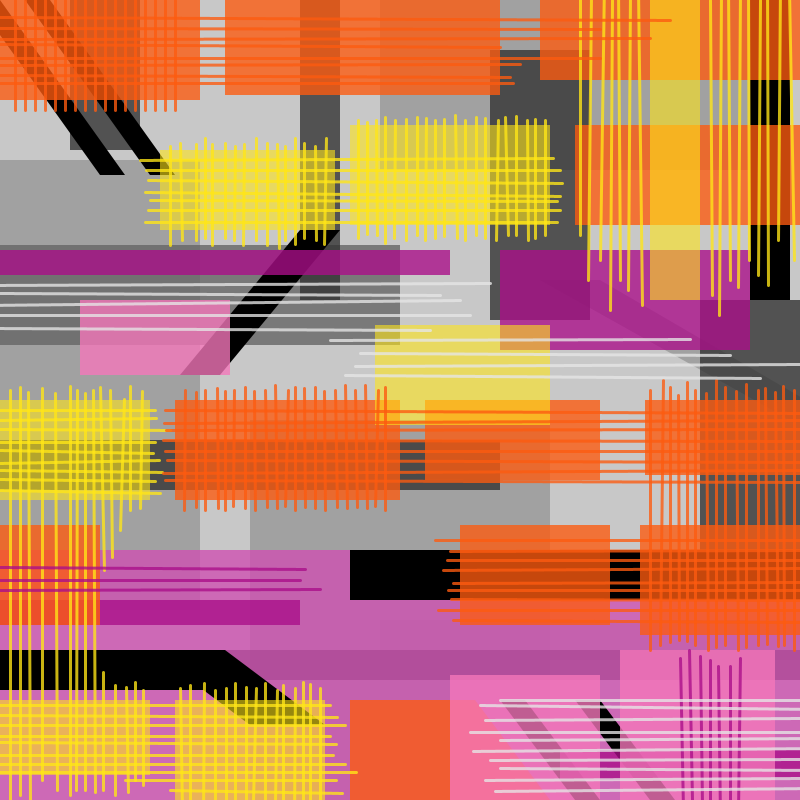
Frame 1 (no input)
Frame 60 (the mouse pressed at the canvas centre just before this capture): identical to frame 1, image omitted
Frame 120 (the mouse held since frame 60 and released just before this capture): identical to frame 1, image omitted

The Processing sketch that drew this single still picture (run headless with seeded random() and noise(); from frame 60 on, the mouse is pressed at the canvas centre):

// Processing sketch: processing_134886
// ── processing_134886.pde

//to control when lines move and stop moving
//starts false= lines are not moving until mouse is in correct area
//top left orange lines horizontal
boolean orangeHorMove=false;
//top left orange lines vertical
boolean orangeMove= false;
//top left yellow lines
boolean yellowTopLeftMove= false;
//top middle yellow lines
boolean yellowTopRightMove=false;
//top right yellow lines
boolean yellowTopVertMove=false;
//top white lines
boolean whiteTopMove=false;
//middle orange lines
boolean orangeMiddleMove=false;
//longer middle orange lines
boolean orangeLongMiddleMove=false;
//bottom right orange lines
boolean orangeBottomMove=false;
//bottom left yellow lines
boolean yellowLeftBottomMove=false;
//bottom right yellow lines
boolean yellowBottomMove= false;
//bottom purple lines
boolean purpleMove=false;
//bottom white lines
boolean whiteBottomMove=false;


//top left orange rect horizontal
int orangeHorX=0;

//top left orange rectangle LOOP
int y= 0;          //horizontal location of each line
int spacing= 10;   //space between lines
int len= 110;      //length of each line 

//top left yellow rectangle
int yellowVert1X= 170;
int yellowVert1Y= 146;
int yellowHor1X= 140;
int yellowHor1Y= 160;

//top right yellow rectangle
int yellowVert2Y=120;

//top right vertical lines
int yellowTopVert=0;

//top white lines
int white1X= 0;

//middle left orange rectangle
int orangeVert1Y= 390;

//middle long orange hor lines
int orange2X=800;

//bottom right orange rect
int orangeVert2Y= 390;

//bottom left yellow lines
int yellowVert4Y=800;

//bottom right yellow rect
int yellowVert3Y= 800;

//purple lines bottom right
int purpleVertY= 800;

//white lines bottom right
int white2X= 500;

void setup () {
size(800, 800);
}

void draw () {
//background goes in draw so lines will appear to move
background(200);

//SHAPES--------------------------------------------------------------------------------
//none of the shapes will have strokes
noStroke();

//dark grey shapes top to bottom
fill(150, 200);
rect(380, 0, 400, 170);
rect(0, 160, 200, 450);
rect(380, 620, 500, 40);
rect(250, 420, 300, 500);
quad(540, 280, 600, 280, 840, 420, 790, 420);

//darker grey shapes top to bottom
fill(100, 200);
rect(0, 245, 400, 100);

//darkest grey shapes top to bottom
fill(50, 200);
rect(70, 0, 70, 150);
rect(300, 0, 40, 300);
rect(490, 50, 100, 270);
rect(0, 440, 500, 50);
rect(700, 300, 100, 300);
rect(0, 650, 800, 30);

//Pink box at bottom
fill(206, 79, 177, 200);
rect(0, 550, 800, 800);

//black shapes
fill(0);
quad(0, 0, 125, 175, 100, 175, 0, 35);
quad(25, 0, 50, 0, 175, 175, 150, 175);
rect(0, 650, 225, 40);
quad(150, 650, 225, 650, 325, 725, 250, 725);
rect(350, 550, 450, 50);
quad(500, 700, 525, 700, 600, 800, 575, 800);
quad(575, 700, 600, 700, 675, 800, 650, 800);
quad(300, 230, 340, 230, 220, 375, 180, 375);
rect(750, 0, 40, 300);

//purple shapes
fill(170, 14, 136, 200);
rect(0, 250, 450, 25);
rect(0, 600, 300, 25);
rect(500, 250, 250, 100);
rect(560, 750, 240, 30);

//orange shapes
fill(252, 91, 15, 200);
rect(0, 0, 200, 100);
rect(225, 0, 275, 95);
rect(540, 0, 750, 80);
rect(575, 125, 225, 100);
rect(175, 400, 225, 100);
rect(425, 400, 175, 80);
rect(645, 400, 155, 75);
rect(0, 525, 100, 100);
rect(460, 525, 150, 100);
rect(640, 525, 160, 110);
quad(350, 700, 475, 700, 550, 800, 350, 800);

//yellow shapes
fill(255, 230, 23, 150);
rect(160, 150, 175, 80);
rect(350, 125, 200, 100);
rect(650, 0, 50, 300);
rect(375, 325, 175, 100);
rect(0, 400, 150, 100);
rect(0, 700, 150, 75);
rect(175, 700, 150, 125);

//light pink shapes
fill(245, 119, 186, 200);
rect(450, 675, 150, 125);
rect(620, 650, 155, 150);
rect(80, 300, 150, 75);

//LINES---------------------------------------------------------------------------------
//set the stroke of all lines
strokeWeight(3);

//FIRST YELLOW RECTANGLE
//verticals
stroke(255, 230, 23, 200);
line(yellowVert1X, yellowVert1Y, yellowVert1X, yellowVert1Y+99);
line(yellowVert1X+10, yellowVert1Y-3, yellowVert1X+12, yellowVert1Y+94);
line(yellowVert1X+26, yellowVert1Y-2, yellowVert1X+26, yellowVert1Y+94);
line(yellowVert1X+35, yellowVert1Y-8, yellowVert1X+35, yellowVert1Y+92);
line(yellowVert1X+42, yellowVert1Y-2, yellowVert1X+42, yellowVert1Y+99);
line(yellowVert1X+55, yellowVert1Y-3, yellowVert1X+55, yellowVert1Y+92);
line(yellowVert1X+65, yellowVert1Y, yellowVert1X+64, yellowVert1Y+94);
line(yellowVert1X+74, yellowVert1Y-2, yellowVert1X+73, yellowVert1Y+99);
line(yellowVert1X+86, yellowVert1Y-8, yellowVert1X+86, yellowVert1Y+94);
line(yellowVert1X+97, yellowVert1Y-3, yellowVert1X+97, yellowVert1Y+99);
line(yellowVert1X+107, yellowVert1Y-2, yellowVert1X+109, yellowVert1Y+102);
line(yellowVert1X+115, yellowVert1Y, yellowVert1X+115, yellowVert1Y+94);
line(yellowVert1X+125, yellowVert1Y-8, yellowVert1X+125, yellowVert1Y+98);
line(yellowVert1X+134, yellowVert1Y-3, yellowVert1X+134, yellowVert1Y+92);
line(yellowVert1X+145, yellowVert1Y, yellowVert1X+146, yellowVert1Y+94);
line(yellowVert1X+156, yellowVert1Y-8, yellowVert1X+154, yellowVert1Y+98);
//hoizontals
line(yellowHor1X, yellowHor1Y, yellowHor1X+413, 158);
line(yellowHor1X+6, yellowHor1Y+10, yellowHor1X+420, yellowHor1Y+10);
line(yellowHor1X+8, yellowHor1Y+20, yellowHor1X+422, yellowHor1Y+23);
line(yellowHor1X+5, yellowHor1Y+32, yellowHor1X+420, yellowHor1Y+36);
line(yellowHor1X+10, yellowHor1Y+40, yellowHor1X+417, yellowHor1Y+41);
line(yellowHor1X+8, yellowHor1Y+50, yellowHor1X+420, yellowHor1Y+50);
line(yellowHor1X+5, yellowHor1Y+62, yellowHor1X+417, yellowHor1Y+62);

//SECOND YELLOW RECTANGLE 
line(358, yellowVert2Y, 358, yellowVert2Y+118);
line(367, yellowVert2Y+2, 367, yellowVert2Y+114);
line(376, yellowVert2Y, 377, yellowVert2Y+115);
line(385, yellowVert2Y-3, 385, yellowVert2Y+123);
line(395, yellowVert2Y, 394, yellowVert2Y+118);
line(406, yellowVert2Y-1, 406, yellowVert2Y+120);
line(417, yellowVert2Y-3, 417, yellowVert2Y+115);
line(426, yellowVert2Y-2, 425, yellowVert2Y+120);
line(435, yellowVert2Y, 435, yellowVert2Y+118);
line(444, yellowVert2Y-1, 444, yellowVert2Y+116);
line(455, yellowVert2Y-5, 457, yellowVert2Y+118);
line(465, yellowVert2Y, 465, yellowVert2Y+120);
line(476, yellowVert2Y-3, 476, yellowVert2Y+115);
line(485, yellowVert2Y-2, 485, yellowVert2Y+118);
line(498, yellowVert2Y, 496, yellowVert2Y+120);
line(505, yellowVert2Y-3, 508, yellowVert2Y+115);
line(516, yellowVert2Y-4, 516, yellowVert2Y+115);
line(527, yellowVert2Y, 528, yellowVert2Y+120);
line(535, yellowVert2Y-1, 535, yellowVert2Y+118);
line(545, yellowVert2Y, 545, yellowVert2Y+115);


//Vertical Yellow Lines Top Right
line(580, yellowTopVert-10, 580, yellowTopVert+235);
line(591, yellowTopVert-5, 588, yellowTopVert+280);
line(604, yellowTopVert-20, 600, yellowTopVert+260);
line(612, yellowTopVert, 610, yellowTopVert+310);
line(618, yellowTopVert-15, 620, yellowTopVert+280);
line(630, yellowTopVert-8, 628, yellowTopVert+290);
line(638, yellowTopVert-12, 642, yellowTopVert+305);

line(710, yellowTopVert, 712, yellowTopVert+295);
line(721, yellowTopVert-10, 719, yellowTopVert+315);
line(728, yellowTopVert-16, 730, yellowTopVert+280);
line(740, yellowTopVert-10, 738, yellowTopVert+287);
line(748, yellowTopVert-18, 749, yellowTopVert+260);
line(760, yellowTopVert, 758, yellowTopVert+275);
line(767, yellowTopVert-20, 768, yellowTopVert+285);
line(780, yellowTopVert-15, 778, yellowTopVert+240);
line(789, yellowTopVert-10, 794, yellowTopVert+260);

//horizontal yellow lines middle
line(0, 410, 155, 410);
line(0, 420, 156, 418);
line(0, 429, 170, 430);
line(0, 442, 155, 442);
line(0, 450, 153, 453);
line(0, 463, 159, 460);
line(0, 470, 162, 472);
line(0, 479, 155, 481);
line(0, 490, 160, 493);

//vertical yellow lines bottom left
stroke(255, 230, 23, 200);
line(10, yellowVert4Y-410, 10, yellowVert4Y);
line(20, yellowVert4Y-413, 20, yellowVert4Y-5);
line(28, yellowVert4Y-408, 30, yellowVert4Y);
line(42, yellowVert4Y-412, 42, yellowVert4Y-20);
line(55, yellowVert4Y-407, 57, yellowVert4Y-10);
line(70, yellowVert4Y-414, 70, yellowVert4Y-5);
line(77, yellowVert4Y-410, 76, yellowVert4Y-10);
line(85, yellowVert4Y-407, 85, yellowVert4Y-10);
line(93, yellowVert4Y-410, 95, yellowVert4Y-8);
line(103, yellowVert4Y-128, 103, yellowVert4Y-10);
line(115, yellowVert4Y-115, 115, yellowVert4Y-5);
line(126, yellowVert4Y-113, 128, yellowVert4Y-8);
line(135, yellowVert4Y-118, 135, yellowVert4Y-20);
line(143, yellowVert4Y-110, 143, yellowVert4Y-15);

line(100, yellowVert4Y-413, 104, yellowVert4Y-230);
line(110, yellowVert4Y-410, 112, yellowVert4Y-243);
line(124, yellowVert4Y-401, 120, yellowVert4Y-270);
line(130, yellowVert4Y-414, 130, yellowVert4Y-290);
line(142, yellowVert4Y-409, 140, yellowVert4Y-292);

//vertical yellow lines second bottom left
line(180, yellowVert3Y-112, 182, yellowVert3Y+10);
line(190, yellowVert3Y-115, 190, yellowVert3Y+20);
line(204, yellowVert3Y-117, 203, yellowVert3Y+15);
line(215, yellowVert3Y-110, 215, yellowVert3Y);
line(226, yellowVert3Y-112, 226, yellowVert3Y+12);
line(235, yellowVert3Y-117, 235, yellowVert3Y+22);
line(246, yellowVert3Y-113, 246, yellowVert3Y+18);
line(256, yellowVert3Y-112, 253, yellowVert3Y);
line(265, yellowVert3Y-117, 265, yellowVert3Y+20);
line(277, yellowVert3Y-110, 275, yellowVert3Y);
line(283, yellowVert3Y-115, 283, yellowVert3Y+15);
line(295, yellowVert3Y-112, 294, yellowVert3Y+19);
line(303, yellowVert3Y-118, 303, yellowVert3Y+21);
line(310, yellowVert3Y-116, 310, yellowVert3Y);
line(320, yellowVert3Y-112, 320, yellowVert3Y+14);

//horizontal yellow lines bottom left
line(0, 705, 330, 705);
line(0, 715, 337, 717);
line(0, 725, 345, 725);
line(0, 736, 330, 736);
line(0, 742, 336, 744);
line(0, 755, 333, 755);
line(0, 764, 345, 764);
line(0, 772, 356, 772);
line(125, 780, 336, 780);
line(170, 790, 342, 793);

//top horizontal orange lines
stroke(252, 91, 15, 200);
line(orangeHorX, 17, orangeHorX+670, 20);
line(orangeHorX, 28, orangeHorX+600, 29);
line(orangeHorX, 39, orangeHorX+650, 38);
line(orangeHorX, 44, orangeHorX+500, 47);
line(orangeHorX, 58, orangeHorX+600, 58);
line(orangeHorX, 65, orangeHorX+520, 64);
line(orangeHorX, 75, orangeHorX+510, 77);
line(orangeHorX, 83, orangeHorX+513, 83);

//top vertical orange lines
//commented out because loop is replacing
/*line(15, 0, 15, 112);
line(26, 0, 26, 110);
line(38, 0, 40, 105);
line(45, 0, 45, 110);
line(56, 0, 57, 108);
line(66, 0, 66, 111);
line(75, 0, 78, 105);
line(87, 0, 85, 109);
line(95, 0, 96, 107);
line(105, 0, 105, 111);
line(115, 0, 113, 108);
line(124, 0, 125, 110);
line(135, 0, 137, 107);
line(146, 0, 146, 113);
line(155, 0, 154, 108);
line(167, 0, 165, 110);
line(175, 0, 178, 104);
line(184, 0, 184, 108); */

//MIDDLE ORANGE RECTANGLE
//middle vertical orange lines
line(185, orangeVert1Y, 184, orangeVert1Y+120);
line(196, orangeVert1Y+2, 196, orangeVert1Y+117);
line(205, orangeVert1Y, 205, orangeVert1Y+120);
line(217, orangeVert1Y-2, 218, orangeVert1Y+118);
line(225, orangeVert1Y+1, 225, orangeVert1Y+120);
line(234, orangeVert1Y, 233, orangeVert1Y+116);
line(245, orangeVert1Y-3, 245, orangeVert1Y+118);
line(254, orangeVert1Y+1, 255, orangeVert1Y+120);
line(265, orangeVert1Y, 267, orangeVert1Y+117);
line(275, orangeVert1Y-5, 277, orangeVert1Y+118);
line(288, orangeVert1Y, 285, orangeVert1Y+116);
line(295, orangeVert1Y-3, 295, orangeVert1Y+120);
line(304, orangeVert1Y-2, 305, orangeVert1Y+117);
line(315, orangeVert1Y-3, 315, orangeVert1Y+118);
line(324, orangeVert1Y+1, 325, orangeVert1Y+120);
line(335, orangeVert1Y, 337, orangeVert1Y+117);
line(345, orangeVert1Y-5, 347, orangeVert1Y+118);
line(355, orangeVert1Y, 357, orangeVert1Y+117);
line(365, orangeVert1Y-5, 367, orangeVert1Y+118);
line(378, orangeVert1Y, 375, orangeVert1Y+116);
line(385, orangeVert1Y-3, 385, orangeVert1Y+120);

//middle horizontal orange lines
line(orange2X-635, 410, orange2X, 413);
line(orange2X-636, 423, orange2X, 420);
line(orange2X-634, 430, orange2X, 429);
line(orange2X-637, 440, orange2X, 441);
line(orange2X-635, 451, orange2X, 451);
line(orange2X-633, 460, orange2X, 462);
line(orange2X-637, 473, orange2X, 470);
line(orange2X-635, 480, orange2X, 482);

//bottom vertical orange lines
line(650, orangeVert2Y, 650, orangeVert2Y+260);
line(663, orangeVert2Y-10, 660, orangeVert2Y+255);
line(670, orangeVert2Y-3, 670, orangeVert2Y+252);
line(678, orangeVert2Y+5, 679, orangeVert2Y+250);
line(687, orangeVert2Y-8, 687, orangeVert2Y+251);
line(695, orangeVert2Y, 695, orangeVert2Y+255);
line(706, orangeVert2Y+3, 708, orangeVert2Y+260);
line(716, orangeVert2Y-10, 716, orangeVert2Y+257);
line(725, orangeVert2Y-3, 725, orangeVert2Y+255);
line(736, orangeVert2Y+1, 738, orangeVert2Y+260);
line(746, orangeVert2Y-6, 746, orangeVert2Y+257);
line(758, orangeVert2Y, 758, orangeVert2Y+255);
line(765, orangeVert2Y-2, 767, orangeVert2Y+254);
line(775, orangeVert2Y+2, 778, orangeVert2Y+256);
line(783, orangeVert2Y-4, 784, orangeVert2Y+255);
line(794, orangeVert2Y, 794, orangeVert2Y+260);

//bottom horizontal orange lines
line(435, 540, 800, 540);
line(450, 551, 800, 550);
line(447, 560, 800, 560);
line(443, 570, 800, 568);
line(453, 583, 800, 582);
line(448, 590, 800, 590);
line(451, 599, 800, 600);
line(438, 610, 800, 610);
line(453, 620, 800, 622);

//horizontal purple lines
stroke(170, 14, 136, 200);
line(0, 590, 320, 589);
line(0, 580, 300, 580);
line(0, 567, 305, 569);

//vertical purple lines
line(680, purpleVertY-142, 683, purpleVertY+10);
line(689, purpleVertY-150, 692, purpleVertY);
line(700, purpleVertY-144, 702, purpleVertY+5);
line(710, purpleVertY-140, 710, purpleVertY+15);
line(718, purpleVertY-134, 720, purpleVertY+18);
line(730, purpleVertY-134, 730, purpleVertY);
line(740, purpleVertY-142, 738, purpleVertY+12);

//white lines top to bottom
stroke(230, 200);
line(white1X-10, 285, white1X+490, 283);
line(white1X, 293, white1X+440, 295);
line(white1X-15, 305, white1X+460, 300);
line(white1X-20, 315, white1X+470, 315);
line(white1X-10, 328, white1X+430, 330);
line(white1X+330, 340, white1X+690, 339);
line(white1X+360, 353, white1X+730, 355);
line(white1X+355, 366, white1X+800, 364);
line(white1X+345, 375, white1X+760, 378);


line(white2X, 700, white2X+310, 700);
line(white2X-20, 705, white2X+315, 709);
line(white2X-15, 720, white2X+300, 718);
line(white2X-30, 732, white2X+320, 732);
line(white2X, 740, white2X+318, 738);
line(white2X-27, 751, white2X+322, 748);
line(white2X-10, 760, white2X+300, 759);
line(white2X, 768, white2X+310, 770);
line(white2X-15, 780, white2X+300, 778);
line(white2X-5, 791, white2X+317, 788);

//TOP ORANGE RECTANGLE LOOP
stroke(252, 91, 15, 200); 
  for(int x= 15; x<= 180; x+= spacing) {
    line(x, y, x, y+len);
  }

//CONDITIONALS--------------------------------------------------------------------------

//TOP HORIZONTAL ORANGE LINES 
//If orangeHorMove is true, lines will move up
if(orangeHorMove) {
  orangeHorX--;
}
//If orangeHorMove is false, lines will reset
if(!orangeHorMove) {
  orangeHorX=0;
}
//If the mouse is on the top left orange rect, orangeHorMove is true
  if(mouseX>0 && mouseX<670 && mouseY>0 && mouseY<80) {
    orangeHorMove=true;
  }
//If the lines go off the page, orangeHorMove is false
  if(orangeHorX+670<0) {
    orangeHorMove=false;
  }



//TOP ORANGE LINES
//If orangeMove is true, lines will move down
if(orangeMove) {
  y+=2;
} 
//If orangeMove is false, lines will reset
if (!orangeMove) {
  y=0;
}
//If the mouse is on the orange rect, orangeMove is true (Lines move)
  if (mouseX>0 && mouseX<200 && mouseY>0 && mouseY<100) {
    orangeMove=true;
  }
//If lines go off screen, orangeMove is false (lines reset)
  if (y>800) {
    orangeMove=false;
  }


//TOP LEFT YELLOW LINES
//If yellowTopLeftMove is true, vertical lines move down & hor lines move left
if(yellowTopLeftMove) {
  yellowVert1Y++;
  yellowHor1X--;
}
//If yellowTopLeftMove is false, lines will reset
if(!yellowTopLeftMove) {
  yellowVert1X= 170;
  yellowVert1Y= 146;
  yellowHor1X= 140;
  yellowHor1Y= 160;
}
//If mouse is on top left yellow rect, yellowTopLeftMove is true
  if (mouseX>160 && mouseX<255 && mouseY>150 && mouseY<230) {
    yellowTopLeftMove=true;
  }
//If lines go off screen, yellowTopLeftMove is false  
  if(yellowVert1Y>800) {
    yellowTopLeftMove=false;
  }
  //rect(160, 150, 175, 80);
  

//TOP RIGHT YELLOW RECT
//If yellowTopRightMove is true, lines move up
if(yellowTopRightMove) {
  yellowVert2Y--;
}
//If yellowTopRightMove is false, lines reset
if(!yellowTopRightMove) {
  yellowVert2Y=120;
}
//If mouse is on top right yellow rect, yellowTopRightMove is true
  if(mouseX>350 && mouseX<550 && mouseY>125 && mouseY<225) {
    yellowTopRightMove=true;
  }
//If lines go off screen, yellowTopRightMove is false  
  if(yellowVert2Y+120<0) {
    yellowTopRightMove=false;
  }
  
  
  //TOP YELLOW VERT LINES 
//If yellowTopVertMove is true, lines will move up
if(yellowTopVertMove) {
  yellowTopVert+=2;
}
//If yellowTopVertMove is false, lines will reset
if(!yellowTopVertMove) {
  yellowTopVert=0;
}
//If the mouse is on the bottom left pink rect, yellowTopVertMove is true
  if(mouseX>580 && mouseX<800 && mouseY>0 && mouseY<320) {
    yellowTopVertMove=true;
  }
//If the lines go off the page, yellowTopVertMove is false
  if(yellowTopVert+320<0) {
    yellowTopVertMove=false;
  }
  
  
  //TOP WHITE LINES 
//If whiteTopMove is true, lines will move up
if(whiteTopMove) {
  white1X+=3;
}
//If whiteBottomMove is false, lines will reset
if(!whiteTopMove) {
  white1X=0;
}
//If the mouse is on the top white lines, whiteTopMove is true
  if(mouseX>0 && mouseX<750 && mouseY>280 && mouseY<380) {
    whiteTopMove=true;
  }
//If the lines go off the page, whiteTopMove is false
  if(white1X+320<0) {
    whiteTopMove=false;
  }
  


//MIDDLE ORANGE LINES
//If orangeMiddleMove is true, lines move up 
if(orangeMiddleMove) {
  orangeVert1Y--;
}
//If orangeMiddleMove is false, lines reset
if(!orangeMiddleMove) {
  orangeVert1Y=390;
}
//If mouse is on middle orange rect, orangeMiddleMove is true
  if(mouseX>175 && mouseX<400 && mouseY>400 && mouseY<500) {
    orangeMiddleMove=true;
  }
//If lines go off screen, orangeMiddleMove is false
  if(orangeVert1Y+100<0) {
    orangeMiddleMove=false;
  }
  
  
  //LONG MIDDLE HORIZONTAL LINES 
//If orangeLongMiddleMove is true, lines will move up
if(orangeLongMiddleMove) {
  orange2X+=4;
}
//If orangeLongMiddleMove is false, lines will reset
if(!orangeLongMiddleMove) {
  orange2X=800;
}
//If the mouse is on the long middle horizontal lines, orangeLongMiddleMove is true
  if(mouseX>160 && mouseX<800 && mouseY>410 && mouseY<485) {
    orangeLongMiddleMove=true;
  }
//If the lines go off the page, orangeLongMiddleMove is false
  if(orange2X-600>800) {
    orangeLongMiddleMove=false;
  }
  
  
  
//BOTTOM ORANGE LINES
//If orangeBottomMove is true, lines move up
if(orangeBottomMove) {
  orangeVert2Y--;
}
//If orangeBottomMove is false, lines reset
if(!orangeBottomMove) {
  orangeVert2Y=390;
}
//If mouse is on bottom right orange rect, orangeBottomMove is true
  if (mouseX>640 && mouseX<800 && mouseY>400 && mouseY<635) {
    orangeBottomMove=true;
  }
//If lines go off screen, orangeBottomMove is false
  if(orangeVert2Y+260<0) {
    orangeBottomMove=false;
  }
  
  
  //BOTTOM LEFT YELLOW LINES 
//If yellowLeftBottomMove is true, lines will move up
if(yellowLeftBottomMove) {
  yellowVert4Y-=2;
}
//If yellowLeftBottomMove is false, lines will reset
if(!yellowLeftBottomMove) {
  yellowVert4Y=800;
}
//If the mouse is on the bottom left yellow lines, yellowLeftBottomMove is true
  if(mouseX>0 && mouseX<145 && mouseY>350 && mouseY<800) {
    yellowLeftBottomMove=true;
  }
//If the lines go off the page, yellowLeftBottomMove is false
  if(yellowVert4Y<0) {
    yellowLeftBottomMove=false;
  }
  
  
  
  //BOTTOM RIGHT YELLOW LINES
//If yellowBottomMove is true, lines will move up 
if(yellowBottomMove) {
  yellowVert3Y-=3;
}
//If yellowBottomMove is false, lines will reset
if(!yellowBottomMove) {
  yellowVert3Y=800;
}
//If mouse is on bottom right yellow rect, yellowBottomMove is true
if(mouseX>175 && mouseX<352 && mouseY>700 && mouseY<800) {
  yellowBottomMove=true;
}
  //rect(175, 700, 150, 125);
//If the lines go off the page, yellowBottomMove is false
if(yellowVert3Y+120<0) {
  yellowBottomMove=false;
}
  
  
//BOTTOM PURPLE LINES 
//If purpleMove is true, lines will move up
if(purpleMove) {
  purpleVertY-=4;
}
//If purpleMove is false, lines will reset
if(!purpleMove) {
  purpleVertY=800;
}
//If the mouse is on the bottom left pink rect, purpleMove is true
  if(mouseX>620 && mouseX<775 && mouseY>650 && mouseY<800) {
    purpleMove=true;
  }
//If the lines go off the page, purpleMove is false
  if(purpleVertY<0) {
    purpleMove=false;
  }
  
  
//BOTTOM WHITE LINES 
//If whiteBottomMove is true, lines will move up
if(whiteBottomMove) {
  white2X-=2;
}
//If whiteBottomMove is false, lines will reset
if(!whiteBottomMove) {
  white2X=500;
}
//If the mouse is on the bottom left pink rect, whiteBottomMove is true
  if(mouseX>480 && mouseX<800 && mouseY>700 && mouseY<800) {
    whiteBottomMove=true;
  }
//If the lines go off the page, whiteBottomMove is false
  if(white2X+320<0) {
    whiteBottomMove=false;
  }
  
  
}
  


/* 
The artist I chose was Juju Sun. I attempted to reflect her style
through the use of color, and the orientation of lines and rectangles 
to create horizontal movement seen in Sun's abstract paintings. I also
used transparency and linework to attempt to reference her use of 
texture. 
*/
